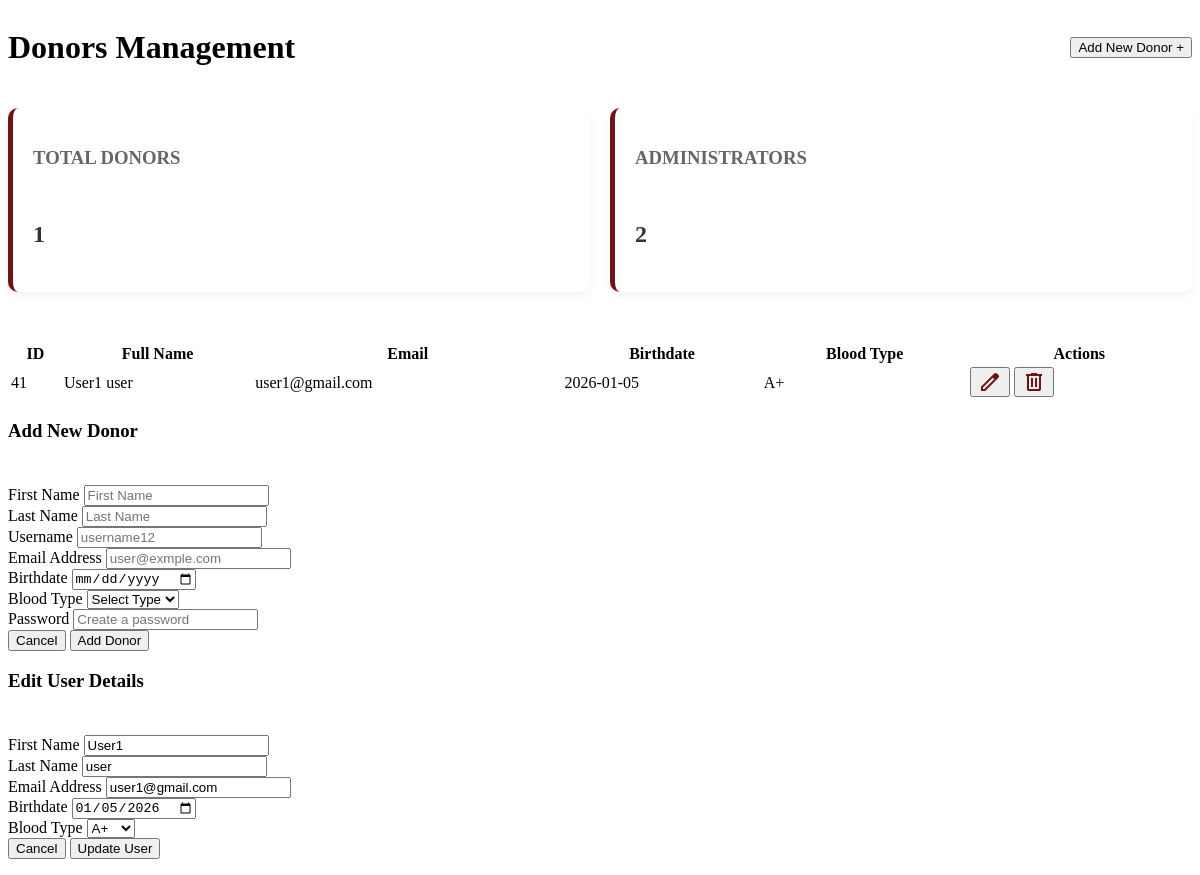
The app's page /dashboard/dashboardPages/donors.php?edit_id=41 with its own data.
### tables this page shows
CREATE TABLE `donors` (
  `id` int(11) NOT NULL,
  `first_name` varchar(50) DEFAULT NULL,
  `last_name` varchar(50) DEFAULT NULL,
  `birthdate` date DEFAULT NULL,
  `blood_group_id` int(11) NOT NULL
);

CREATE TABLE `users` (
  `id` int(11) NOT NULL,
  `username` varchar(255) NOT NULL,
  `email` varchar(100) NOT NULL,
  `password` varchar(255) NOT NULL,
  `role_id` int(11) NOT NULL
);

CREATE TABLE `blood_groups` (
  `id` int(11) NOT NULL,
  `group_name` varchar(5) NOT NULL
);

### config.php (called while the page is built)
<?php
class Database {
    private $host = 'localhost';
    private $dbname = 'blood_bank_management_system';
    private $username = 'root';
    private $password = '';
    private $conn;
    public function __construct() {
        try {
            $dsn = "mysql:host={$this->host};dbname={$this->dbname}";
            $this->conn = new PDO($dsn, $this->username, $this->password);
            $this->conn->setAttribute(PDO::ATTR_ERRMODE, PDO::ERRMODE_EXCEPTION);
        } catch(PDOException $e) {
            die("Connection failed: " . $e->getMessage());
        }
    }
    public function getConnection(): PDO {
        return $this->conn;
    }
}
?>

### crud/user/userLogic.php (called while the page is built, shortened)
<?php
class User {
    private $conn;
    public function __construct($db) {
        $this->conn = $db;
    }
    public function getAllDonors() {
    $query = "SELECT u.id, d.first_name, d.last_name, u.email, d.birthdate, bg.group_name as blood_group
            FROM users u
            JOIN donors d ON u.id = d.id
            Join blood_groups bg ON bg.id = d.blood_group_id";
    $stmt = $this->conn->prepare($query);
    $stmt->execute();
    return $stmt->fetchAll(PDO::FETCH_ASSOC);
}
public function getDonorById($id) {
    try {
        $sql = "SELECT u.id, u.email,
                       d.first_name, d.last_name, d.birthdate, d.blood_group_id
                FROM users u
                JOIN donors d ON u.id = d.id
                WHERE u.id = :id";
        $stmt = $this->conn->prepare($sql);
        $stmt->bindParam(':id', $id, PDO::PARAM_INT);
        $stmt->execute();
        return $stmt->fetch(PDO::FETCH_ASSOC);
    } catch (PDOException $e) {
        error_log("Gabim në getDonorById: " . $e->getMessage());
        return null;
    }
}
public function countTotalDonors() {
    $sql = "SELECT COUNT(*) as total FROM users WHERE role_id = 2";
    $stmt = $this->conn->prepare($sql);
    $stmt->execute();
    $row = $stmt->fetch(PDO::FETCH_ASSOC);
    return $row['total'];
}
public function countTotalAdmins() {
    $sql = "SELECT COUNT(*) as total FROM users WHERE role_id = 1";
    $stmt = $this->conn->prepare($sql);
    $stmt->execute();
    $row = $stmt->fetch(PDO::FETCH_ASSOC);
    return $row['total'];
}
}
?>

### dashboard/dashboardPages/donors.php (the view, shortened to what this page needs)
<?php
include "../config.php";
include "../crud/user/userLogic.php";
 $db = new Database();
 $user = new User($db->getConnection());
$editDonorData = null;
if (isset($_GET['edit_id'])) {
    $id = $_GET['edit_id'];
    $editDonorData = $user->getDonorById($id);
}
?>
<div class="userContainer">
    <div class="headerSection">
        <h1>Donors Management</h1>
        <button class="btnAdd" onclick="openUserModal()">Add New Donor +</button>
    </div>
    <div class="statsContainer">
        <div class="statCard">
            <h3>Total Donors</h3>
            <p> <?php echo $totalDonors = $user->countTotalDonors()?></p>
        </div>
        <div class="statCard">
            <h3>Administrators</h3>
            <p><?php echo $totalAdmins = $user->countTotalAdmins()?></p>
        </div>
    </div>
    <table class="styledTable">
        <thead>
            <tr>
                <th>ID</th>
                <th>Full Name</th>
                <th>Email</th>
                <th>Birthdate</th>
                <th>Blood Type</th>
                <th>Actions</th>
            </tr>
        </thead>
        <tbody>
            <?php
            $donors = $user->getAllDonors();
            if ($donors) {
                foreach ($donors as $donor) {
                    ?>
                    <tr>
                        <td><?php echo $donor['id']; ?></td>
                        <td><?php echo $donor['first_name'] . " " . $donor['last_name']; ?></td>
                        <td><?php echo $donor['email']; ?></td>
                        <td><?php echo $donor['birthdate']; ?></td>
                        <td><?php echo $donor['blood_group']; ?></td>
                        <td class="actionsColumn">
                            <button class="btn" onclick="openEditModal(<?php echo $donor['id']; ?>)"><img src="../images/svg/editIcon.svg" alt="Edit"></button>
                            <button class="btn" onclick="confirmDelete(<?php echo $donor['id']; ?>)"><img src="../images/svg/deleteIcon.svg" alt="Delete"></button>
                        </td>
                    </tr>
                    <?php
                }
            } else {
                echo "<tr><td colspan='6'>Nuk ka të dhëna në databazë.</td></tr>";
            }
            ?>
        </tbody>
    </table>
</div>
<div id="userModal" class="modal">
    <div class="modalContent">
        <div class="modalHeader">
            <h3 id="modalTitle">Add New Donor</h3>
            <img src="../images/svg/closeIcon.svg" class="closeBtn" onclick="closeUserModal()" alt="Close">
        </div>
        <form id="userForm" action="" method="POST" novalidate>
            <div class="formGrid">
                <div class="inputGroup">
                    <label>First Name</label>
                    <input type="text" id="userFirstName" name="first_name" placeholder="First Name" required>
                </div>
                <div class="inputGroup">
                    <label>Last Name</label>
                    <input type="text" id="userLastName" name="last_name" placeholder="Last Name" required>
                </div>
                <div class="inputGroup">
                    <label>Username</label>
                    <input type="text" id="userName" name="username" placeholder="username12" required>
                </div>
                <div class="inputGroup">
                    <label>Email Address</label>
                    <input type="email" id="userEmail" name="user_email" placeholder="user@exmple.com" required>
                </div>
                <div class="inputGroup">
                    <label>Birthdate</label>
                    <input type="date" id="userBirthdate" name="birthdate" required>
                </div>
                <div class="inputGroup">
                    <label>Blood Type</label>
                    <select id="userBloodType" name="blood_group_id" required>
                        <option value="">Select Type</option>
                    </select>
                </div>
                <div class="inputGroup fullWidth">
                    <label>Password</label>
                    <input type="password" id="userPassword" name="password" placeholder="Create a password" required>
                </div>
            </div>
            <div class="modalFooter">
                <button type="button" onclick="closeUserModal()" class="btnCancel">Cancel</button>
                <button type="submit" name="submit" class="btnSave">Add Donor</button>
            </div>
        </form>
    </div>
</div>
<div id="editUserModal" class="modal" style="display: <?php echo isset($_GET['edit_id']) ? 'block' : 'none'; ?>;">
    <div class="modalContent">
        <div class="modalHeader">
            <h3>Edit User Details</h3>
            <img src="../images/svg/closeIcon.svg" class="closeBtn" onclick="closeEditModal()" alt="Close">
        </div>
       <form id="editUserForm" action="" method="POST" novalidate>
    <div class="formGrid">
        <div class="inputGroup">
            <label>First Name</label>
            <input type="text" id="editFirstName" name="first_name" value="<?php echo $editDonorData['first_name'] ?? ''; ?>" required>
        </div>
        <div class="inputGroup">
            <label>Last Name</label>
            <input type="text" id="editLastName" name="last_name" value="<?php echo $editDonorData['last_name'] ?? ''; ?>" required>
        </div>
        <div class="inputGroup">
            <label>Email Address</label>
            <input type="email" id="editEmail" name="email" value="<?php echo $editDonorData['email'] ?? ''; ?>" required>
        </div>
        <div class="inputGroup">
            <label>Birthdate</label>
            <input type="date" id="editBirthdate" name="birthdate" value="<?php echo $editDonorData['birthdate'] ?? ''; ?>" required>
        </div>
        <div class="inputGroup">
            <label>Blood Type</label>
            <select id="editBloodType" name="blood_group_id" required>
                <option value="1">A+</option>
            </select>
        </div>
    </div>
    <div class="modalFooter">
        <button type="button" onclick="closeEditModal()" class="btnCancel">Cancel</button>
        <button type="submit" name="update_user" class="btnSave">Update User</button>
    </div>
</form>
    </div>
</div>

### records on screen
donors: id "41", first_name "User1", last_name "user", id.email "user1@gmail.com", birthdate "2026-01-05", blood_group.group_name "A+", email "user1@gmail.com", birthdate "01/05/2026"

### other values on screen
$totalDonors = $user->countTotalDonors() "1"
$totalAdmins = $user->countTotalAdmins() "2"
